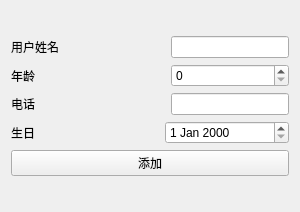
<?xml version="1.0" encoding="UTF-8"?>
<ui version="4.0">
 <class>Form</class>
 <widget class="QWidget" name="Form">
  <property name="geometry">
   <rect>
    <x>0</x>
    <y>0</y>
    <width>300</width>
    <height>212</height>
   </rect>
  </property>
  <property name="minimumSize">
   <size>
    <width>300</width>
    <height>212</height>
   </size>
  </property>
  <property name="maximumSize">
   <size>
    <width>300</width>
    <height>212</height>
   </size>
  </property>
  <property name="windowTitle">
   <string>添加用户信息</string>
  </property>
  <layout class="QVBoxLayout" name="verticalLayout_2">
   <item>
    <layout class="QVBoxLayout" name="verticalLayout">
     <item>
      <layout class="QGridLayout" name="gridLayout">
       <item row="1" column="0">
        <widget class="QLabel" name="label_3">
         <property name="text">
          <string>年龄</string>
         </property>
        </widget>
       </item>
       <item row="1" column="3">
        <widget class="QSpinBox" name="spinBox"/>
       </item>
       <item row="0" column="0" colspan="3">
        <widget class="QLabel" name="label">
         <property name="text">
          <string>用户姓名</string>
         </property>
        </widget>
       </item>
       <item row="0" column="3">
        <widget class="QLineEdit" name="add_thing_name"/>
       </item>
       <item row="2" column="0">
        <widget class="QLabel" name="label_4">
         <property name="text">
          <string>电话</string>
         </property>
        </widget>
       </item>
       <item row="3" column="2" colspan="2">
        <widget class="QDateEdit" name="dateEdit">
         <property name="minimumSize">
          <size>
           <width>0</width>
           <height>0</height>
          </size>
         </property>
        </widget>
       </item>
       <item row="3" column="0">
        <widget class="QLabel" name="label_2">
         <property name="text">
          <string>生日</string>
         </property>
        </widget>
       </item>
       <item row="2" column="3">
        <widget class="QLineEdit" name="lineEdit"/>
       </item>
       <item row="3" column="1">
        <spacer name="horizontalSpacer">
         <property name="orientation">
          <enum>Qt::Horizontal</enum>
         </property>
         <property name="sizeHint" stdset="0">
          <size>
           <width>40</width>
           <height>20</height>
          </size>
         </property>
        </spacer>
       </item>
      </layout>
     </item>
     <item>
      <widget class="QPushButton" name="add_thing">
       <property name="text">
        <string>添加</string>
       </property>
      </widget>
     </item>
    </layout>
   </item>
  </layout>
 </widget>
 <tabstops>
  <tabstop>add_thing_name</tabstop>
  <tabstop>spinBox</tabstop>
  <tabstop>lineEdit</tabstop>
  <tabstop>add_thing</tabstop>
 </tabstops>
 <resources/>
 <connections/>
</ui>
